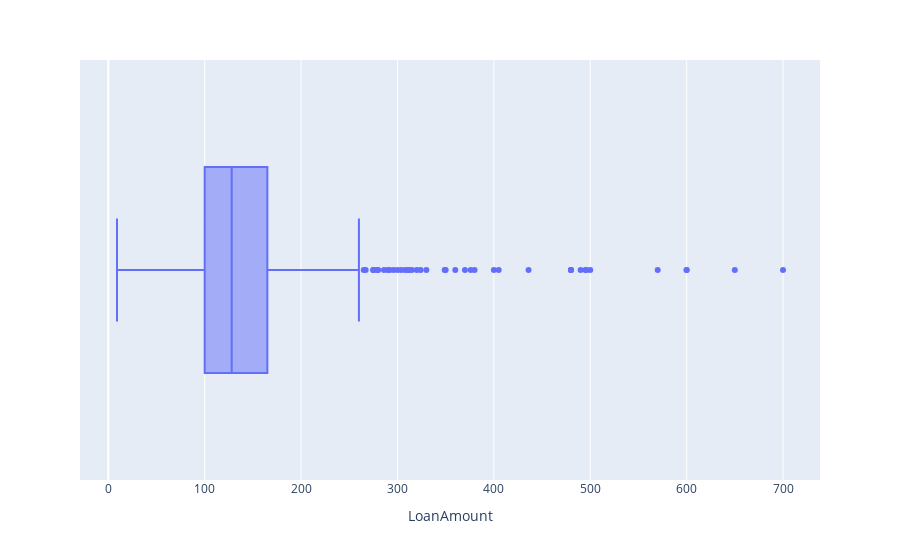

Write notebook code for a chart like this one.
### Code cell
# Box plot 
px.box(data,x='LoanAmount')

### Figure 1 — Plotly figure (JSON) as saved in the notebook; plotly's stock layout.template omitted (floating-point values rounded to 4 significant figures; data arrays with more than 128 entries replaced by an {"elided": "..."} marker saying what was removed)
{"data": [{"alignmentgroup": "True", "hovertemplate": "LoanAmount=%{x}<extra></extra>", "legendgroup": "", "marker": {"color": "#636efa"}, "name": "", "notched": false, "offsetgroup": "", "orientation": "h", "showlegend": false, "type": "box", "x": {"elided": "614 int values"}, "x0": " ", "xaxis": "x", "y0": " ", "yaxis": "y"}], "layout": {"boxmode": "group", "legend": {"tracegroupgap": 0}, "margin": {"t": 60}, "xaxis": {"anchor": "y", "domain": [0, 1], "title": {"text": "LoanAmount"}}, "yaxis": {"anchor": "x", "domain": [0, 1]}}}
